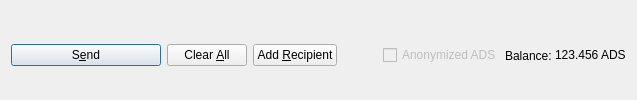
         <widget class="QFrame" name="frame_Send">
          <layout class="QHBoxLayout" name="horizontalLayout">
           <property name="bottomMargin">
            <number>0</number>
           </property>
           <item>
            <widget class="QPushButton" name="sendButton">
             <property name="minimumSize">
              <size>
               <width>150</width>
               <height>0</height>
              </size>
             </property>
             <property name="toolTip">
              <string>Confirm the send action</string>
             </property>
             <property name="text">
              <string>S&amp;end</string>
             </property>
             <property name="icon">
              <iconset resource="../adsplace.qrc">
               <normaloff>:/icons/send</normaloff>:/icons/send</iconset>
             </property>
             <property name="autoDefault">
              <bool>false</bool>
             </property>
             <property name="default">
              <bool>true</bool>
             </property>
            </widget>
           </item>
           <item>
            <widget class="QPushButton" name="clearButton">
             <property name="sizePolicy">
              <sizepolicy hsizetype="Minimum" vsizetype="Fixed">
               <horstretch>0</horstretch>
               <verstretch>0</verstretch>
              </sizepolicy>
             </property>
             <property name="toolTip">
              <string>Clear all fields of the form.</string>
             </property>
             <property name="text">
              <string>Clear &amp;All</string>
             </property>
             <property name="icon">
              <iconset resource="../adsplace.qrc">
               <normaloff>:/icons/remove</normaloff>:/icons/remove</iconset>
             </property>
             <property name="autoDefault">
              <bool>false</bool>
             </property>
            </widget>
           </item>
           <item>
            <widget class="QPushButton" name="addButton">
             <property name="toolTip">
              <string>Send to multiple recipients at once</string>
             </property>
             <property name="text">
              <string>Add &amp;Recipient</string>
             </property>
             <property name="icon">
              <iconset resource="../adsplace.qrc">
               <normaloff>:/icons/add</normaloff>:/icons/add</iconset>
             </property>
             <property name="autoDefault">
              <bool>false</bool>
             </property>
            </widget>
           </item>
           <item>
            <spacer name="horizontalSpacer">
             <property name="orientation">
              <enum>Qt::Horizontal</enum>
             </property>
             <property name="sizeHint" stdset="0">
              <size>
               <width>40</width>
               <height>20</height>
              </size>
             </property>
            </spacer>
           </item>
           <item>
            <layout class="QHBoxLayout" name="horizontalLayout_2">
             <property name="spacing">
              <number>3</number>
             </property>
             <item>
              <widget class="QCheckBox" name="checkzADS">
               <property name="enabled">
                <bool>false</bool>
               </property>
               <property name="text">
                <string>Anonymized ADS</string>
               </property>
              </widget>
             </item>
             <item>
              <widget class="QLabel" name="label">
               <property name="text">
                <string>Balance:</string>
               </property>
              </widget>
             </item>
             <item>
              <widget class="QLabel" name="labelBalance">
               <property name="sizePolicy">
                <sizepolicy hsizetype="Preferred" vsizetype="Fixed">
                 <horstretch>0</horstretch>
                 <verstretch>0</verstretch>
                </sizepolicy>
               </property>
               <property name="cursor">
                <cursorShape>IBeamCursor</cursorShape>
               </property>
               <property name="text">
                <string notr="true">123.456 ADS</string>
               </property>
               <property name="textInteractionFlags">
                <set>Qt::LinksAccessibleByMouse|Qt::TextSelectableByKeyboard|Qt::TextSelectableByMouse</set>
               </property>
              </widget>
             </item>
            </layout>
           </item>
          </layout>
         </widget>
